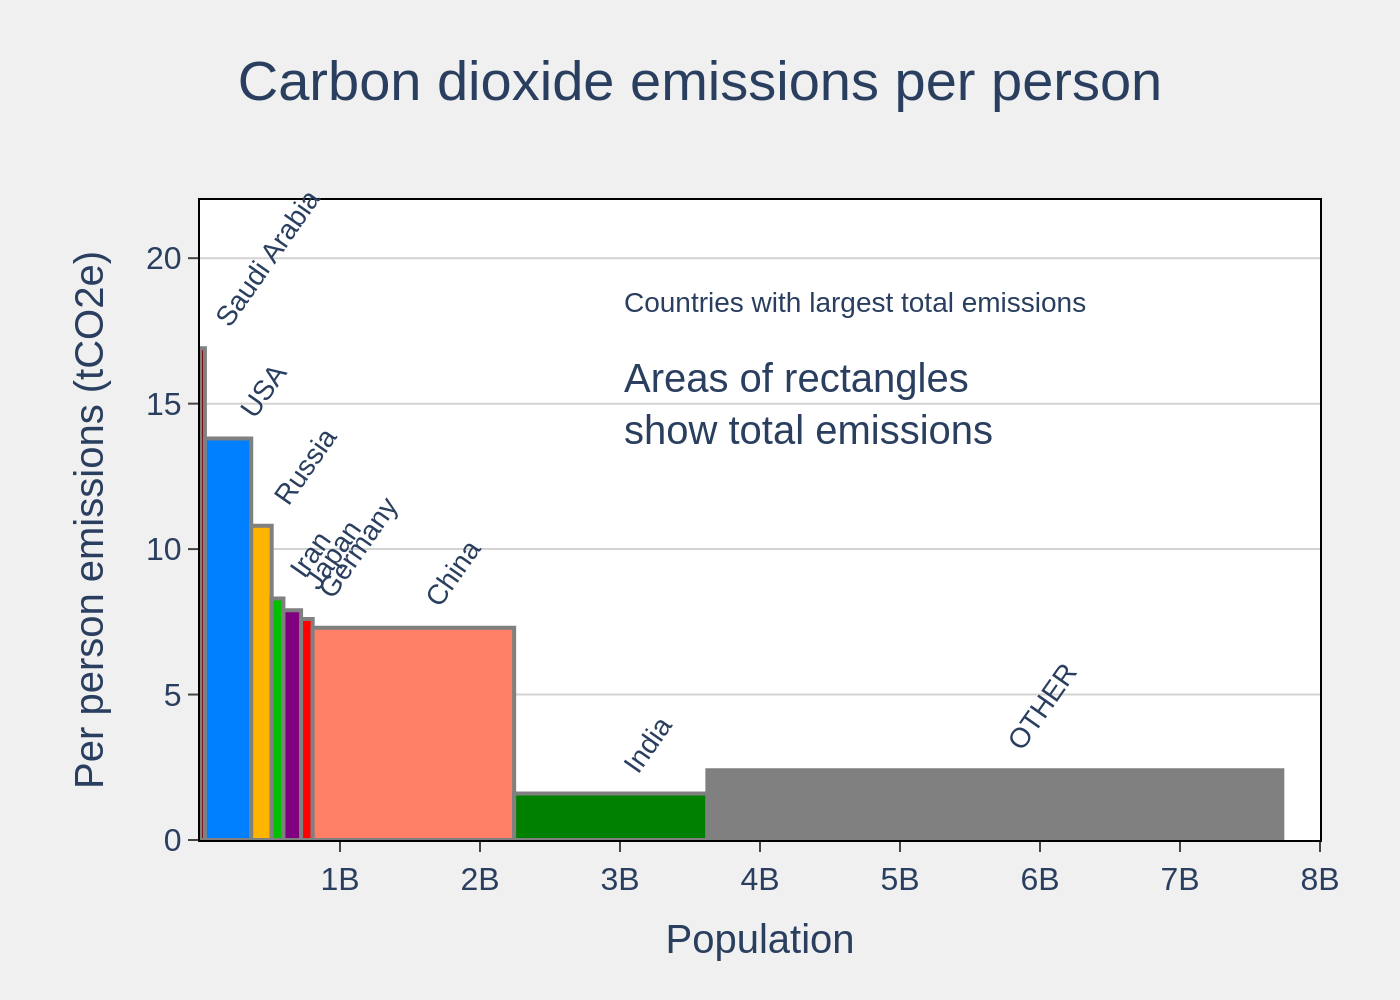

This chart was generated by the following Python code:
import sys
import json
import pathlib
import plotly.graph_objects as go

# --- 1. Load Data from JSON ---
# The script requires the JSON file path as a command-line argument.
if len(sys.argv) < 2:
    print("Usage: python create_chart.py <path_to_json_file>")
    sys.exit(1)

json_path = pathlib.Path(sys.argv[1])
if not json_path.is_file():
    print(f"Error: File not found at {json_path}")
    sys.exit(1)

with open(json_path, 'r', encoding='utf-8') as f:
    chart_info = json.load(f)

# Extract data from the loaded JSON
chart_data = chart_info['chart_data']
texts = chart_info['texts']
colors = chart_info['colors']

# --- 2. Prepare Data for Plotting ---
y_values = [d['emissions_per_person'] for d in chart_data]
widths = [d['population_billions'] for d in chart_data]

# Calculate x-axis center points for each bar
x_centers = []
current_x = 0
for w in widths:
    x_centers.append(current_x + w / 2.0)
    current_x += w

# --- 3. Create the Chart ---
fig = go.Figure()

# Add the variwide bar trace
fig.add_trace(go.Bar(
    x=x_centers,
    y=y_values,
    width=widths,
    marker=dict(
        color=colors,
        line=dict(color='#808080', width=2)
    ),
    showlegend=False
))

# --- 4. Add Annotations ---
# Add category labels rotated above each bar
for i, d in enumerate(chart_data):
    fig.add_annotation(
        x=x_centers[i],
        y=y_values[i],
        text=d['category'],
        showarrow=False,
        textangle=-55,
        xanchor='left',
        yanchor='bottom',
        yshift=5,
        font=dict(family="Arial", size=14)
    )

# Add subtitle annotations
fig.add_annotation(
    x=3.0, y=18.5,
    text=texts['subtitle_1'],
    showarrow=False,
    xref='x', yref='y',
    xanchor='left',
    font=dict(family="Arial", size=14)
)

fig.add_annotation(
    x=3.0, y=15,
    text=texts['subtitle_2'],
    showarrow=False,
    xref='x', yref='y',
    xanchor='left',
    align='left',
    font=dict(family="Arial", size=20)
)


# --- 5. Configure Layout and Styling ---
fig.update_layout(
    title=dict(
        text=texts['title'],
        x=0.5,
        font=dict(size=28)
    ),
    xaxis=dict(
        title=texts['x_axis_title'],
        range=[0, 8],
        tickmode='array',
        tickvals=[1, 2, 3, 4, 5, 6, 7, 8],
        ticktext=['1B', '2B', '3B', '4B', '5B', '6B', '7B', '8B'],
        showgrid=False,
        zeroline=True,
        showline=True,
        linecolor='black',
        ticks='outside',
        mirror=True
    ),
    yaxis=dict(
        title=texts['y_axis_title'],
        range=[0, 22],
        showgrid=True,
        gridcolor='lightgrey',
        zeroline=True,
        showline=True,
        linecolor='black',
        ticks='outside',
        mirror=True
    ),
    font=dict(
        family="Arial",
        size=16
    ),
    xaxis_title_font_size=20,
    yaxis_title_font_size=20,
    plot_bgcolor='white',
    paper_bgcolor='#f0f0f0',
    margin=dict(l=100, r=40, t=100, b=80)
)

# --- 6. Output the Image ---
output_filename = json_path.stem + ".png"
fig.write_image(output_filename, scale=2)

print(f"Chart saved to {output_filename}")
